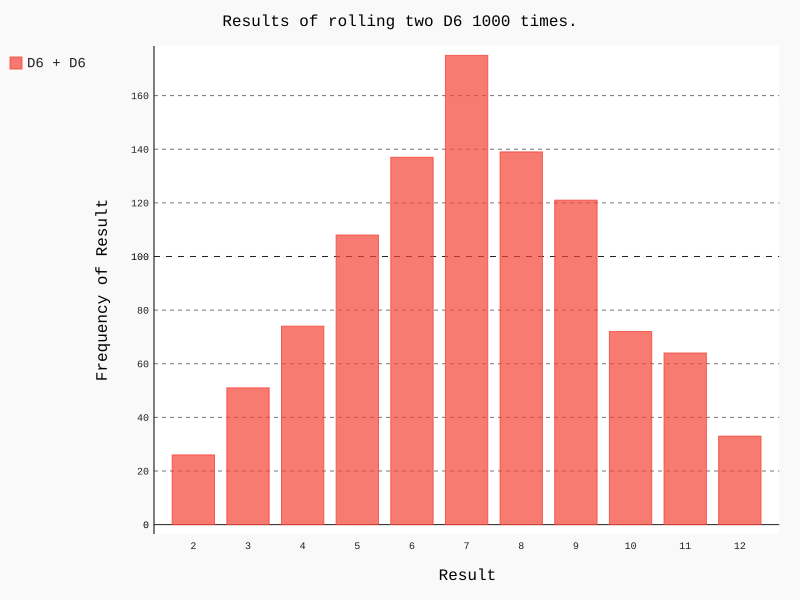

Generate this figure with Python:
import pygal
from die import Die

# Create two D6 dice.
die_1 = Die()
die_2 = Die()

# Make some rolls, and store results in a list.
results = []
for roll_num in range(1000):
    result = die_1.roll() + die_2.roll()
    results.append(result)

# Analyze the results.
frequencies = []
max_result = die_1.num_sides + die_2.num_sides
for value in range(2, max_result+1):
    frequency = results.count(value)
    frequencies.append(frequency)

# Visualize the results.
hist = pygal.Bar()

hist.title = "Results of rolling two D6 1000 times."
hist.x_labels = ['2', '3', '4', '5', '6', '7', '8', '9', '10', '11', '12']
hist.x_title = "Result"
hist.y_title = "Frequency of Result"

hist.add('D6 + D6', frequencies)
hist.render_to_file('dice_visual.svg')
